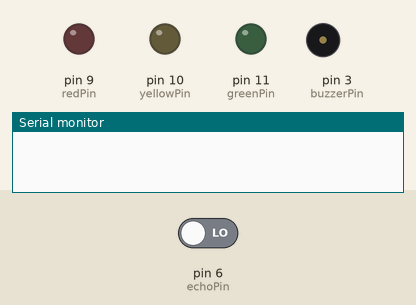
Recording of a sketch running on a simulated Arduino Uno, built with avr-gcc and run on an emulated ATmega328P. On the bench: output pins drawn as LEDs (lit = HIGH), buzzer (waves = sounding, pin HIGH), the last lines printed to the serial monitor. The test bench sets the inputs (shaded band); at power-on: pin 6 (echoPin) LOW. Pins used as bus, display or sensor lines are not drawn.

Above: at 0.1 s.
At 1.1 s:
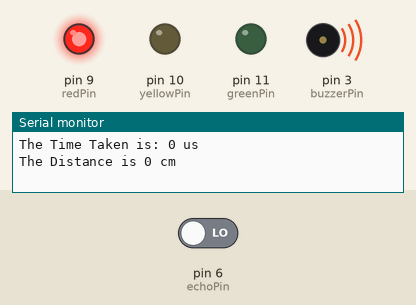
Timing chart, 0 to 2.6 s (numbered marks = the images above):
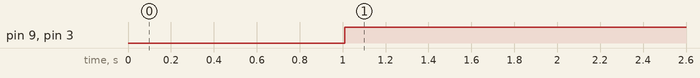

Measured:
- by itself, pin 9 (redPin), pin 3 (buzzerPin): LOW → HIGH at 1.0 s

The sketch:

UltrasonicBuzzer.ino
```cpp
int redPin = 9;
int yellowPin = 10;
int greenPin = 11;
int trigPin = 5;
int echoPin = 6;
int buzzerPin = 3;
int distance;
int duration;

void setup() {
  Serial.begin(9600);
  pinMode(redPin, OUTPUT);
  pinMode(yellowPin, OUTPUT);
  pinMode(greenPin, OUTPUT);
  pinMode(buzzerPin, OUTPUT);
  pinMode(trigPin, OUTPUT);
  pinMode(echoPin, INPUT);
  // put your setup code here, to run once:

}

void loop() {
  digitalWrite(trigPin, HIGH);
  delay(10);
  digitalWrite(trigPin, LOW);

  duration = pulseIn(echoPin, HIGH);

  distance = (duration * 0.034) / 2;

  Serial.print("The Time Taken is: ");
  Serial.print(duration);
  Serial.println(" us");
  Serial.print("The Distance is ");
  Serial.print(distance);
  Serial.println(" cm");

  if(distance <= 20){
    digitalWrite(redPin, HIGH);
    digitalWrite(yellowPin, LOW);
    digitalWrite(greenPin, LOW);
    digitalWrite(buzzerPin, HIGH);
  }
  else if(distance <= 50 && distance > 20){
    digitalWrite(redPin, LOW);
    digitalWrite(yellowPin, HIGH);
    digitalWrite(greenPin, LOW);
    digitalWrite(buzzerPin, LOW);
  }
  else{
    digitalWrite(redPin, LOW);
    digitalWrite(yellowPin, LOW);
    digitalWrite(greenPin, HIGH);
    digitalWrite(buzzerPin, LOW);
  }
  delay(1000);
  // put your main code here, to run repeatedly:

}
```
